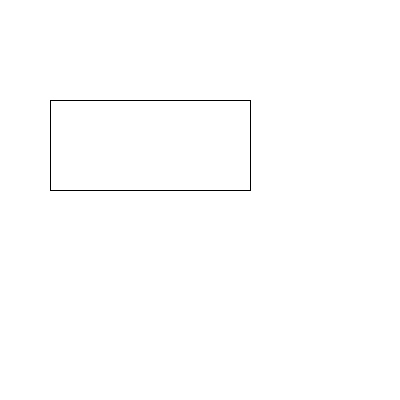
Frame 1 (no input)
Frame 60 (the mouse pressed at the canvas centre just before this capture): identical to frame 1, image omitted
Frame 120 (the mouse held since frame 60 and released just before this capture): identical to frame 1, image omitted

The Processing sketch that drew this single still picture (run headless with seeded random() and noise(); from frame 60 on, the mouse is pressed at the canvas centre):

// Processing sketch: Oefenopdracht_1
// ── Oefenopdracht_1.pde
Rechthoek mijnRechthoek;

void setup() {
  size(400, 400);
  mijnRechthoek = new Rechthoek(50, 100, 200, 90);
}

void draw() {
  background(255);
  mijnRechthoek.teken();
}

class Rechthoek {
  float x;
  float y;
  float breedte;
  float hoogte;
  
  Rechthoek(float startX, float startY, float startBreedte, float startHoogte) {
    x = startX;
    y = startY;
    breedte = startBreedte;
    hoogte = startHoogte;
  }
  
  void teken() {
    rect(x, y, breedte, hoogte);
  }
}
